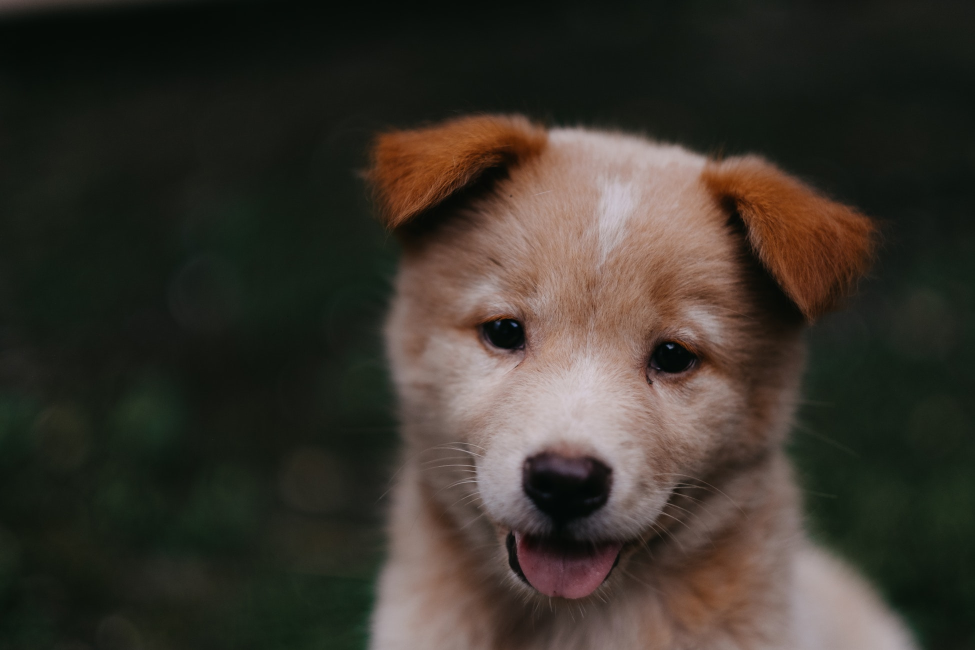
#> input picture DATA/00-puppy.jpg, 1950 x 1300 px (shown at 1/2 size)
$ jupyter execute opencv_basic.ipynb
#> lines starting #> are read from the running program, lines starting #| are printed output that depends on the picture
[cell 1]
import numpy as np
import matplotlib.pyplot as plt
from matplotlib.pyplot import imshow
import cv2
cv2.__version__

[cell 2]
img = cv2.imread('../DATA/00-puppy.jpg')
#> img is the input picture: shape (1300, 1950, 3); mean B, G, R 43.8, 51.8, 57.3
assert( isinstance(img,np.ndarray))

[cell 3]
img.shape
#> Out = (1300, 1950, 3)

[cell 4]
plt.imshow(img);

[cell 5]
# Matplotlib read RGB
# cv2 ->          BGR

[cell 6]
img = cv2.cvtColor(img,cv2.COLOR_BGR2RGB)

[cell 7]
plt.imshow(img)

[cell 8]
img_gray = cv2.imread('../DATA/00-puppy.jpg',cv2.IMREAD_GRAYSCALE)
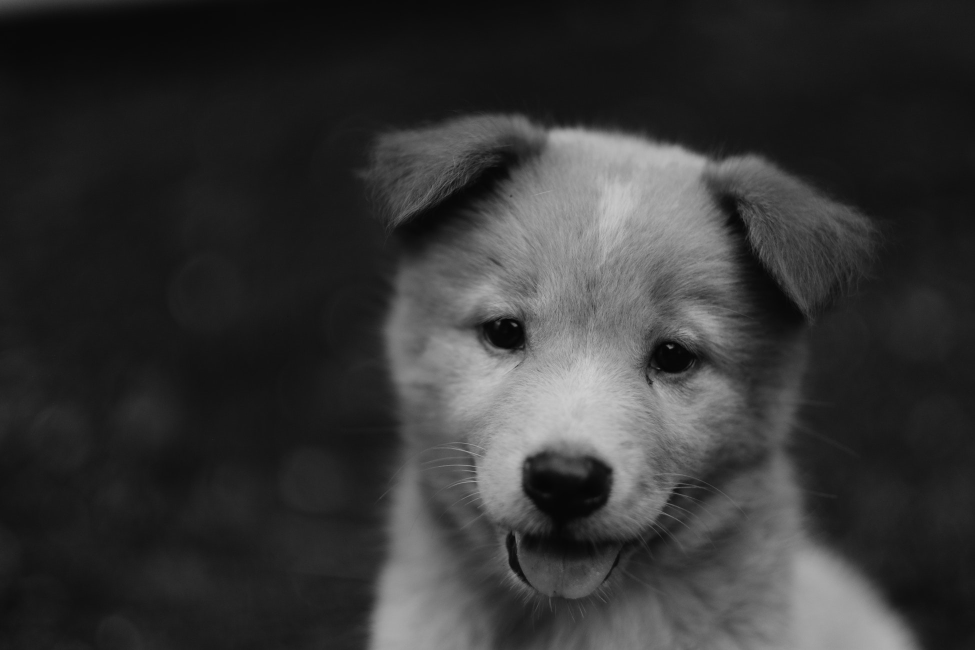
#> img_gray: shape (1300, 1950) (shown at 1/2 size); min 1, max 209, mean 52.6
assert(isinstance(img_gray,np.ndarray))
img_gray.min(),img_gray.max()
#> Out = (1, 209)

[cell 9]
img_gray.shape
#> Out = (1300, 1950)

[cell 10]
plt.imshow(img_gray,cmap='gray')

[cell 11]
plt.imshow(img);
img.shape
#> Out = (1300, 1950, 3)

[cell 12]
new_image = cv2.resize(img,(1000,400)) #1950 -> 1000, 1300->400
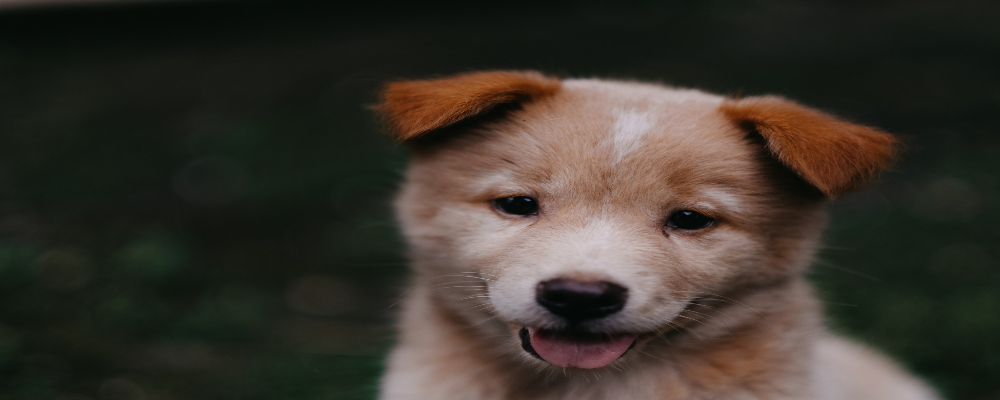
#> new_image: shape (400, 1000, 3); mean R, G, B 57.2, 51.8, 43.7

[cell 13]
plt.imshow(new_image);
new_image.shape
#> Out = (400, 1000, 3)

[cell 14]
w_ratio = 0.8
h_ratio = 0.2 # 20% of origin height
new_image = cv2.resize(img,(0,0),img,w_ratio,h_ratio)
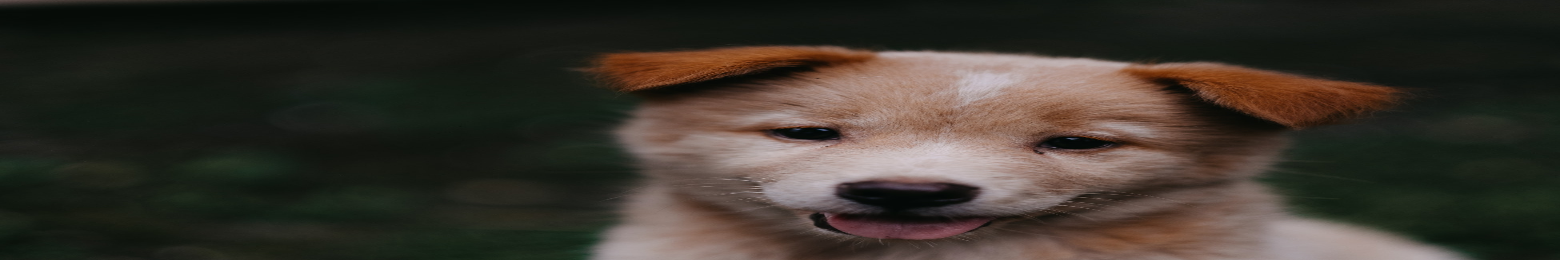
#> new_image: shape (260, 1560, 3); mean R, G, B 57.3, 51.8, 43.8

[cell 15]
plt.imshow(new_image);
new_image.shape
#> Out = (260, 1560, 3)

[cell 16]
0.2*1300

[cell 17]
fig = plt.figure(figsize = (12,8))
ax1 = fig.add_subplot(221)
imshow(img)
ax1.set_title('Shape: '+ str(img.shape));

ax2 = fig.add_subplot(222)
new_image = cv2.flip(img,0) # 0: vertial, 1:horizontal
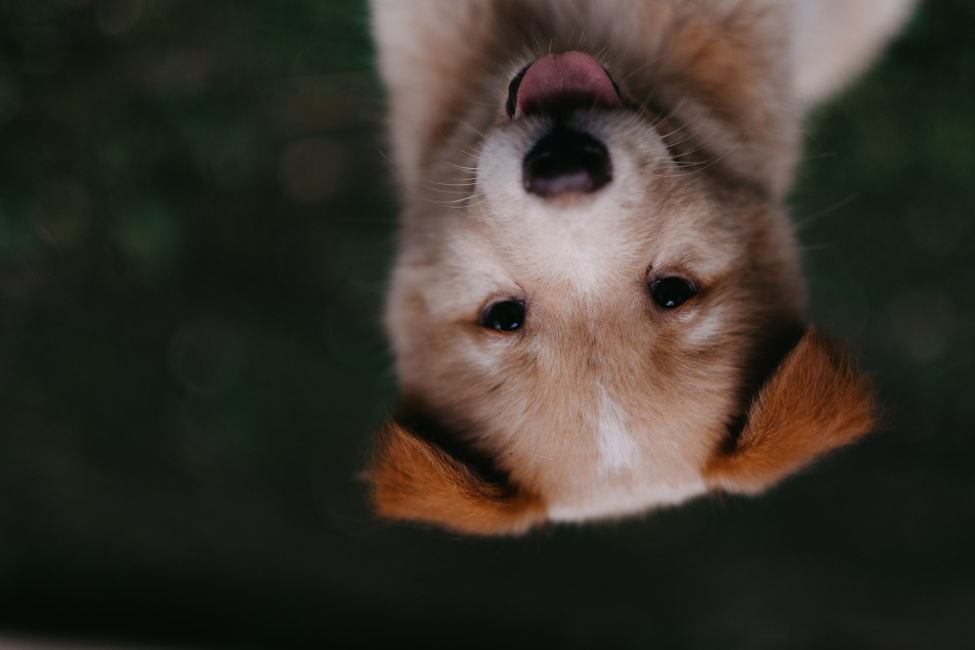
#> new_image: shape (1300, 1950, 3) (shown at 1/2 size); mean R, G, B 57.3, 51.8, 43.8
imshow(new_image)
ax2.set_title('Shape: '+ str(new_image.shape));

ax3 = fig.add_subplot(223)
new_image = cv2.flip(img,1)
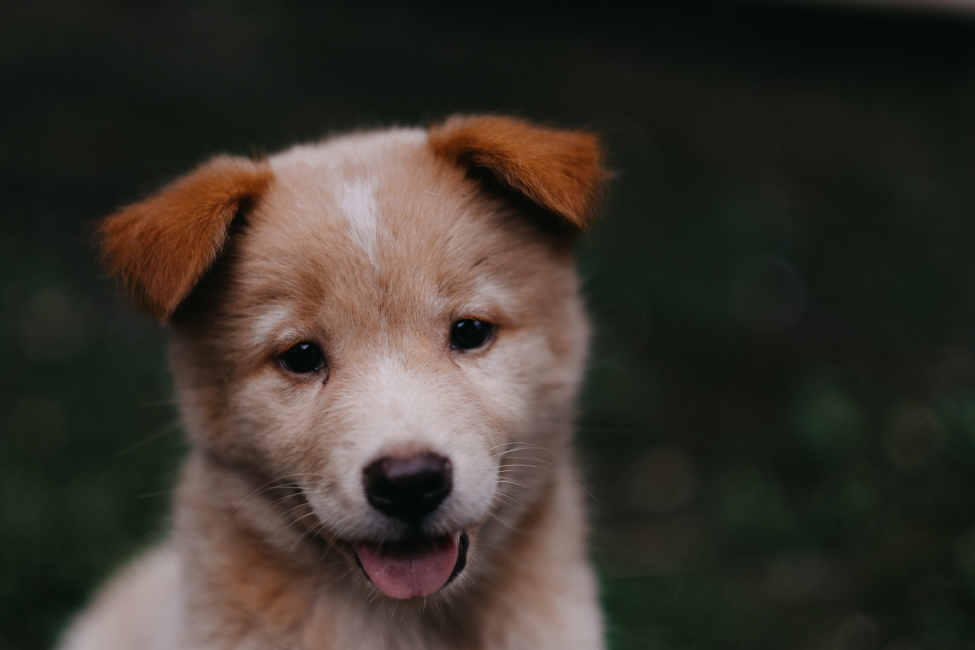
#> new_image: shape (1300, 1950, 3) (shown at 1/2 size); mean R, G, B 57.3, 51.8, 43.8
imshow(new_image)
ax3.set_title('Shape: '+ str(new_image.shape));

ax4 = fig.add_subplot(224)
new_image = cv2.flip(img,-1)
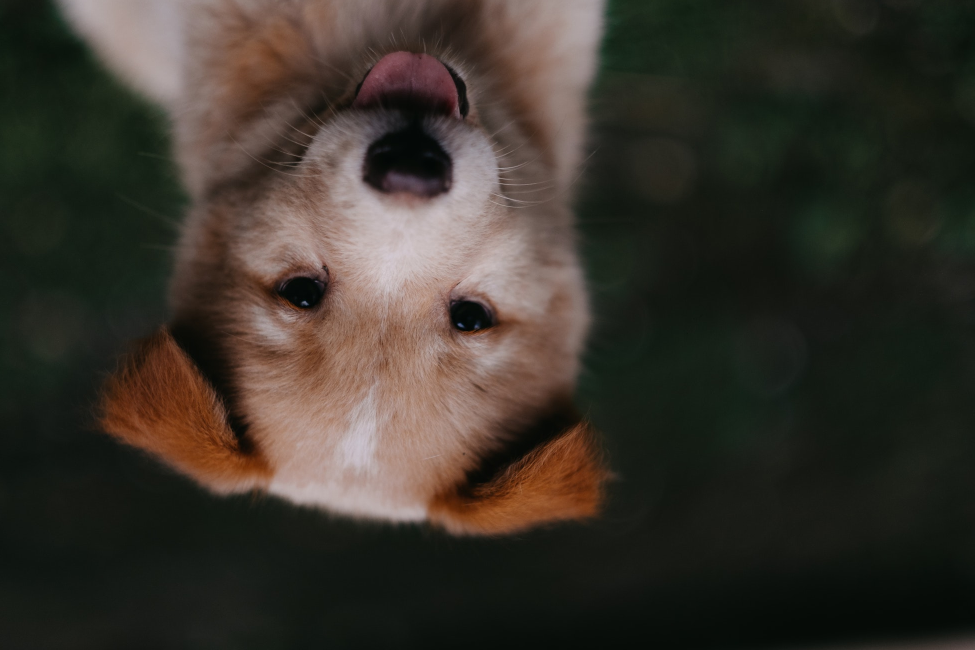
#> new_image: shape (1300, 1950, 3) (shown at 1/2 size); mean R, G, B 57.3, 51.8, 43.8
imshow(new_image)
ax4.set_title('Shape: '+ str(new_image.shape));

[cell 18]
img.shape
#> Out = (1300, 1950, 3)

[cell 19]
plt.imshow(img[:,:,1],interpolation="none")
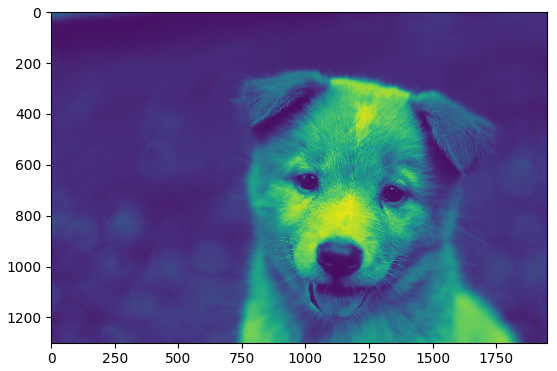
#> figure drawn by matplotlib, 1 panel

$ run again, with DATA/Denis_Mukwege.jpg copied over DATA/00-puppy.jpg
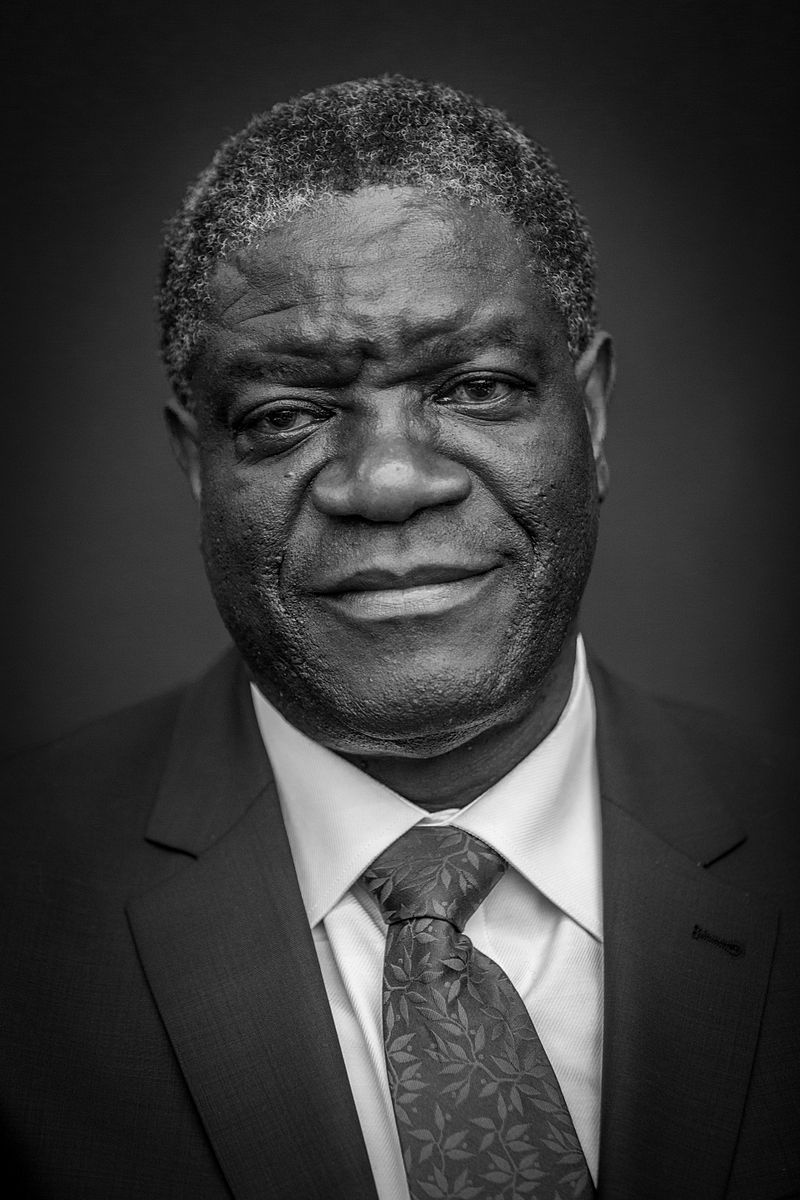
#> input picture DATA/Denis_Mukwege.jpg, 800 x 1200 px
#> img is the input picture: shape (1200, 800, 3); min 0, max 255, mean 58.8
#> `img_gray.min(),img_gray.max()`: Out = (0, 255)
#> `new_image = cv2.resize(img,(0,0),img,w_ratio,h_ratio)`:
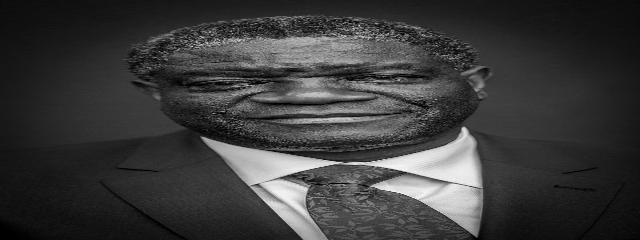
#> new_image: shape (240, 640, 3); min 0, max 249, mean 58.8
#> `new_image = cv2.flip(img,-1)`:
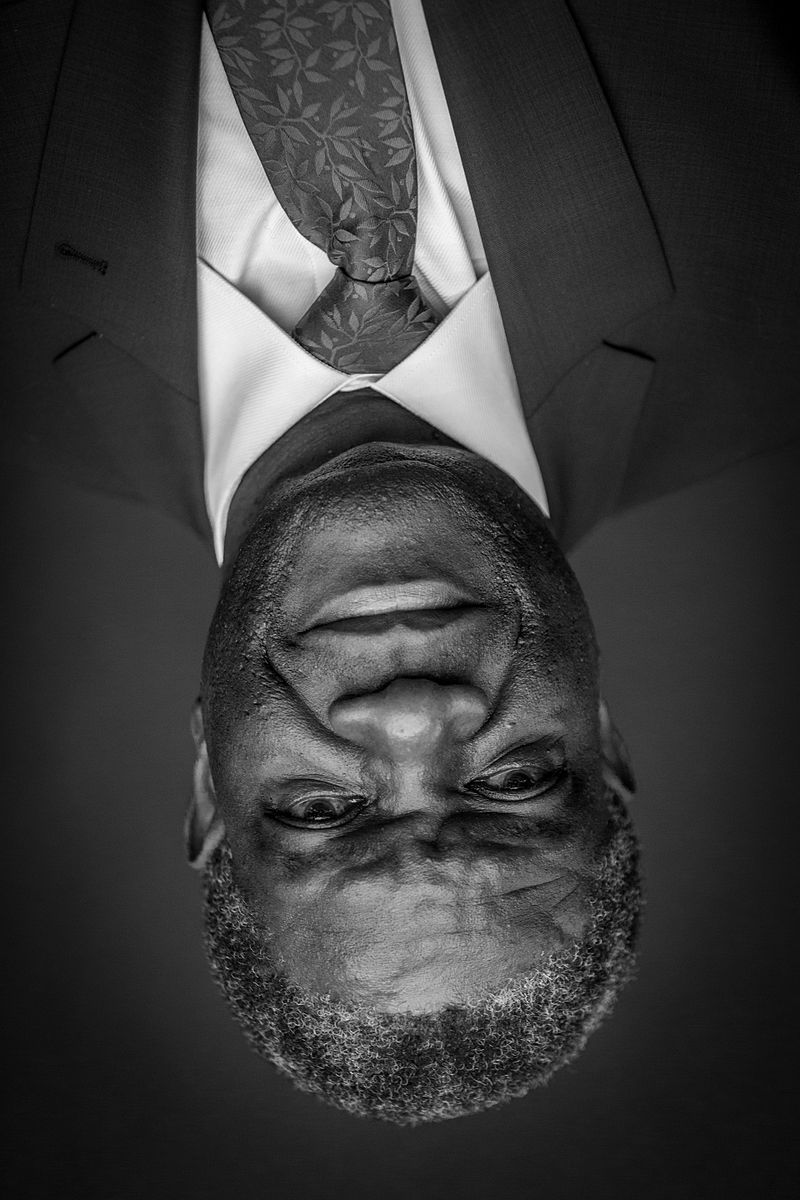
#> new_image: shape (1200, 800, 3); min 0, max 255, mean 58.8

$ run again, with DATA/Nadia_Murad.jpg copied over DATA/00-puppy.jpg
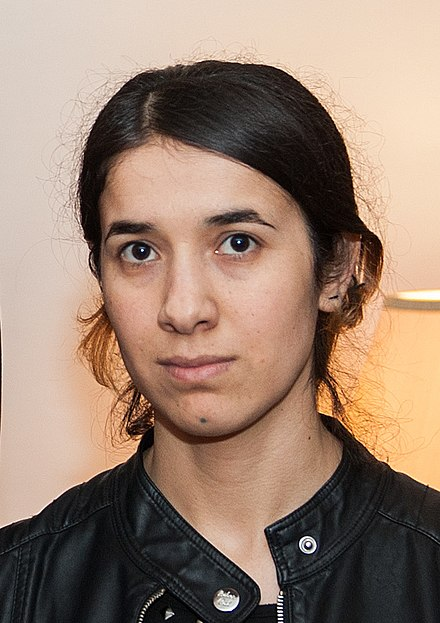
#> input picture DATA/Nadia_Murad.jpg, 440 x 623 px
#> img is the input picture: shape (623, 440, 3); mean B, G, R 112.7, 129.2, 153.8
#> `img_gray = cv2.imread('../DATA/00-puppy.jpg',cv2.IMREAD_GRAYSCALE)`:
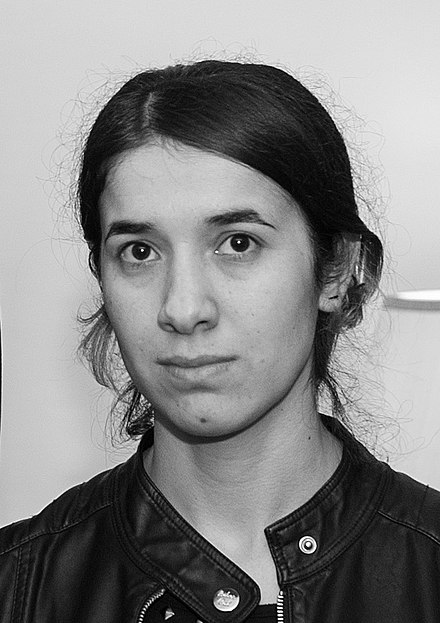
#> img_gray: shape (623, 440); min 0, max 255, mean 134.7
#> `img_gray.min(),img_gray.max()`: Out = (0, 255)
#> `[cell 19] plt.imshow(img[:,:,1],interpolation="none")`:
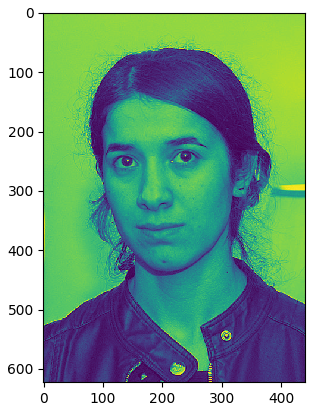
#> figure drawn by matplotlib, 1 panel
